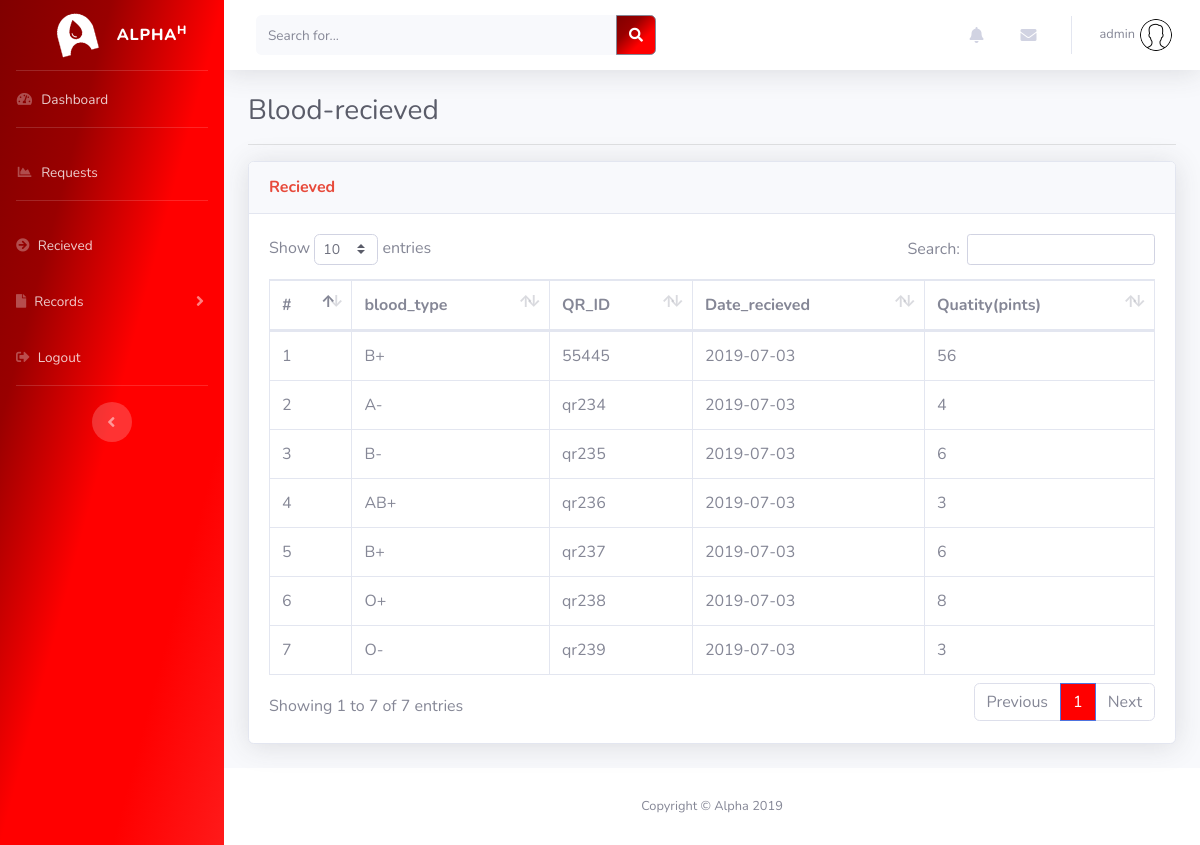
Page /recieved.php (signed in) on the committed database.
### tables this page shows
CREATE TABLE `blood_recieved` (
  `id` int(11) NOT NULL,
  `blood_type` varchar(250) NOT NULL,
  `blood_rhesus` varchar(250) NOT NULL,
  `Qr_id` varchar(250) NOT NULL,
  `Quantity` int(230) NOT NULL,
  `Date` date NOT NULL DEFAULT current_timestamp()
);

### recieved.php (the view, shortened to what this page needs)
<?php
    $username = $_SESSION['username'];
?>
<!DOCTYPE html>
<html lang="en">
<head>
  <link href="vendor/fontawesome-free/css/all.min.css" rel="stylesheet" type="text/css">
  <link href="css/sb-admin-2.min.css" rel="stylesheet">
  <link href="vendor/datatables/dataTables.bootstrap4.min.css" rel="stylesheet">
</head>
<body id="page-top">
  <div id="wrapper">
    <ul class="navbar-nav  sidebar sidebar-dark accordion" id="accordionSidebar">
      <a class="sidebar-brand d-flex align-items-center justify-content-center" href="index.html">
        <div class="sidebar-brand-icon rotate-n-15">
          <img src="img/logo_trans.png" alt="" style="max-width: 80px;">
        </div>
        <div class="sidebar-brand-text mx-0">ALPHA<sup>H</sup></div>
      </a>
      <hr class="sidebar-divider my-0">
      <li class="nav-item">
        <a class="nav-link" href="hospital.php">
          <i class="fas fa-fw fa-tachometer-alt"></i>
          <span>Dashboard</span></a>
      </li>
      <hr class="sidebar-divider">
      <li class="nav-item">
        <a class="nav-link" href="request.php">
          <i class="fas fa-fw fa-chart-area"></i>
          <span>Requests</span></a>
      </li>
      <hr class="sidebar-divider">
      <li class="nav-item">
        <a class="nav-link" href="recieved.php">
          <i class="fas fa-arrow-circle-right"></i>
          <span>Recieved</span></a>
      </li>
      <li class="nav-item">
        <a class="nav-link collapsed" href="#" data-toggle="collapse" data-target="#collapsePages" aria-expanded="true" aria-controls="collapsePages">
          <i class="fas fa-file"></i>
          <span>Records</span>
        </a>
      </li>
      <li class="nav-item">
        <a class="nav-link" href="index.php">
        <i class="fas fa-sign-out-alt"></i>
          <span>Logout</span></a>
      </li>
      <hr class="sidebar-divider d-none d-md-block">
      <div class="text-center d-none d-md-inline">
        <button class="rounded-circle border-0" id="sidebarToggle"></button>
      </div>
    </ul>
    <div id="content-wrapper" class="d-flex flex-column">
      <div id="content">
        <nav class="navbar navbar-expand navbar-light bg-white topbar mb-4 static-top shadow">
          <form class="d-none d-sm-inline-block form-inline mr-auto ml-md-3 my-2 my-md-0 mw-100 navbar-search">
            <div class="input-group">
              <input type="text" class="form-control bg-light border-0 small" placeholder="Search for..." aria-label="Search" aria-describedby="basic-addon2" style="height: 40px;">
              <div class="input-group-append">
                <button class="btn btn-secondary" type="button" id="btn-search" style="background-color: #AE3E48; height: 40px;">
                  <i class="fas fa-search fa-sm"></i>
                </button>
              </div>
            </div>
          </form>
          <ul class="navbar-nav ml-auto">
            <li class="nav-item dropdown no-arrow mx-1">
              <a class="nav-link dropdown-toggle" href="#" id="alertsDropdown" role="button" data-toggle="dropdown" aria-haspopup="true" aria-expanded="false">
                <i class="fas fa-bell fa-fw"></i>
              </a>
            </li>
            <li class="nav-item dropdown no-arrow mx-1">
              <a class="nav-link dropdown-toggle" href="#" id="messagesDropdown" role="button" data-toggle="dropdown" aria-haspopup="true" aria-expanded="false">
                <i class="fas fa-envelope fa-fw"></i>
              </a>
            </li>
            <li class="nav-item dropdown no-arrow">
              <a class="nav-link dropdown-toggle" href="#" id="userDropdown" role="button" data-toggle="dropdown" aria-haspopup="true" aria-expanded="false">
                <span class="mr-0 d-none d-lg-inline text-gray-600 small"><?php echo $username ?></span>
                <img class="img-profile rounded-circle" src="img/man.png" style="margin-left: 5px;">
              </a>
            </li>
          </ul>
        </nav>
        <div class="container-fluid">
          <h1 class="h3 mb-2 text-gray-800">Blood-recieved</i></h1>
            <hr>
           <div class="card shadow mb-4">
            <div class="card-header py-3">
              <h6 class="m-0 font-weight-bold text-danger">Recieved</h6>
            </div>
            <div class="card-body">
              <div class="table-responsive">
                <table class="table table-bordered" id="dataTable" width="100%" cellspacing="0">
                  <thead>
                    <tr>
                      <th>#</th>
                      <th>blood_type</th>
                      <th>QR_ID</th>
                      <th>Date_recieved</th>
                      <th>Quatity(pints)</th>
                    </tr>
                  </thead>
                  <tbody>
                    <?php
                            include ('db_conn.php');
                            $sql = mysqli_query($conn, 'SELECT * FROM blood_recieved');
                             while($data = mysqli_fetch_array($sql)) {
                                echo '
                                    <tr>
                                        <td>'.$data['id'].'</td>
                                        <td>'.$data['blood_type'].'</td>
                                        <td>'.$data['Qr_id'].'</td>
                                        <td>'.$data['Date'].'</td>
                                        <td>'.$data['Quantity'].'</td>
                                    </tr>
                                ';
                            }
                        ?>
                  </tbody>
                </table>
              </div>
            </div>
          </div>
        </div>
      </div>
      <footer class="sticky-footer bg-white">
        <div class="container my-auto">
          <div class="copyright text-center my-auto">
            <span>Copyright &copy; Alpha 2019</span>
          </div>
        </div>
      </footer>
    </div>
  </div>
</body>
</html>

### recieved.php (style rules this page uses)
#accordionSidebar { background-image: linear-gradient(to bottom right, #800000, #990000, #f00, #f00, #ff1a1a); }
.btn-secondary { background-image: linear-gradient(to bottom right, #800000, #990000, #f00, #f00); }

### rows in the picture
blood_recieved: id "1", blood_type "B+", Qr "55445", Date "2019-07-03", Quantity "56"
blood_recieved: id "2", blood_type "A-", Qr "qr234", Date "2019-07-03", Quantity "4"
blood_recieved: id "3", blood_type "B-", Qr "qr235", Date "2019-07-03", Quantity "6"
blood_recieved: id "4", blood_type "AB+", Qr "qr236", Date "2019-07-03", Quantity "3"
blood_recieved: id "5", blood_type "B+", Qr "qr237", Date "2019-07-03", Quantity "6"
blood_recieved: id "6", blood_type "O+", Qr "qr238", Date "2019-07-03", Quantity "8"
blood_recieved: id "7", blood_type "O-", Qr "qr239", Date "2019-07-03", Quantity "3"

### other values in the picture
$username "admin"
